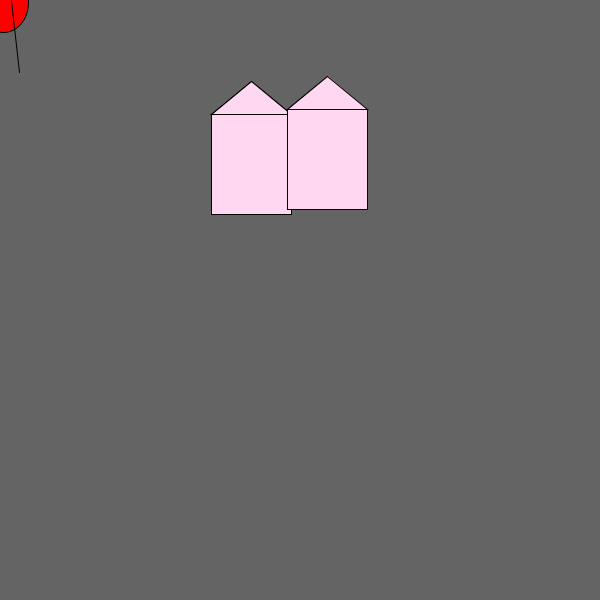
Frame 1 (no input)
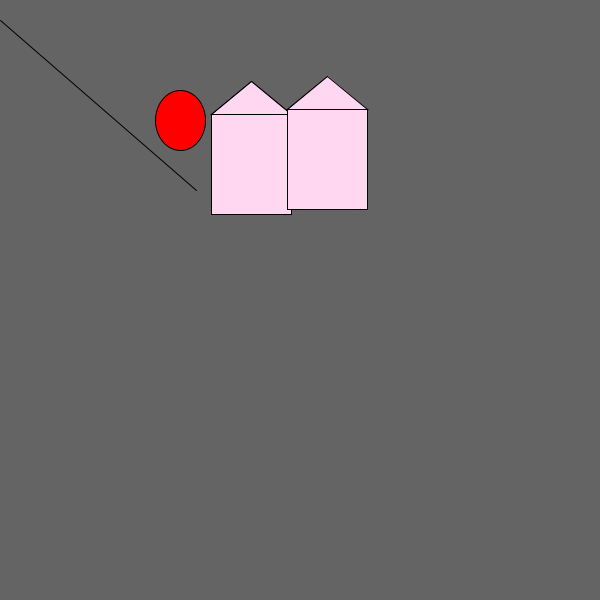
Frame 60 (the mouse pressed at the canvas centre just before this capture)
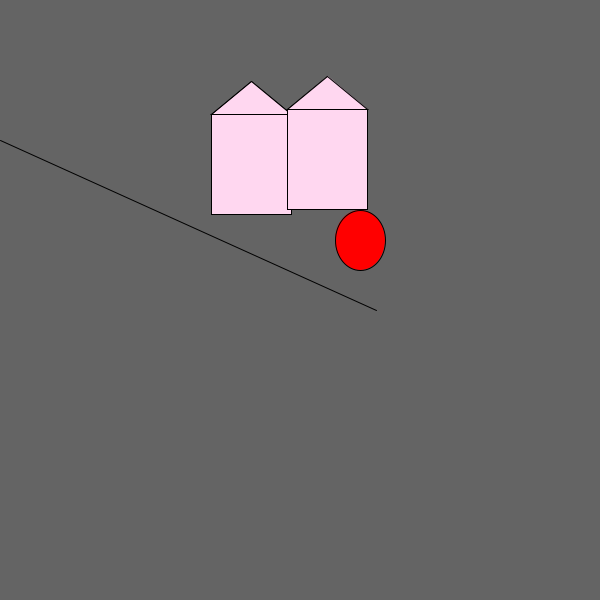
Frame 120 (the mouse held since frame 60 and released just before this capture)

The Processing sketch that drew these frames (run headless with seeded random() and noise(); from frame 60 on, the mouse is pressed at the canvas centre):

// Processing sketch: processing_182078
// ── processing_182078.pde

int x = 0;
int y = 0;
int speedX = 3;
int speedY = 2;
float balloonX = x;
float balloonY = 120;  //balloon positioning
float bScaleX = 50;
float bScaleY = 60;
float stringX2 = x;          //string locations
float stringY2 = balloonY + 30;
float stringX1 = stringX2 + bScaleX/3;
float stringY1 = stringY2 + bScaleY/3;
float houseX = 50;        // house position for x
float houseY = 50;        // house position for y
float houseH = 100;        //house height
float houseW = 80;        //house width
float roof1X = houseX;          //roof positions
float roof1Y = houseY;
float roof2X = houseW + houseX;
float roof2Y = houseY;
float roof3X = houseX + houseW/2;
float roof3Y = houseY - houseH/3;
float randLocX1 = random(50,300);            //random variables for house position
float randLocY1 = random(50, 300);
float randLocX2 = random(50, 300);
float randLocY2 = random(50, 300);

void setup(){
  size(600,600);            //size of window
}

void drawHouse(float houseX, float houseY, float houseH, float houseW){
  fill(255, 215, 240);                          //sets color
  rect(houseX, houseY, houseW, houseH);              //sets random house
  triangle (houseX, houseY, houseX + houseW / 2, houseY - houseH / 3, houseX + houseW, houseY);
 triangle(houseX, houseY, houseX + houseW / 2, houseY - houseH / 3, houseX + houseW, houseY);

}
void drawBalloon( float r, float g, float b){
  fill(r,g,b);                      //sets color
  ellipse(x,y,bScaleX, bScaleY);          //makes balloon
  line(stringX1 + x, stringY1 + y - 100, stringX2, + y - 100);    //string to balloon
}
  void draw(){
    background(100);          //background color of gray
    x = x + speedX;                  //speed of balloon
    if ((x > width) || ( x < 0)) {        //balloon bounce
      speedX = speedX * -1;
      
    }
    y = y + speedY;
    
    if ((y > width) || (y < 0)) {
      speedY = speedY * -1;
    }
    
    drawHouse(randLocX1, randLocY1, 100, 80); //randomized house
    drawHouse(randLocX2, randLocY2, 100, 80);  //second random house
    drawBalloon(255, 0, 0);              //balloon programming
    
  }
